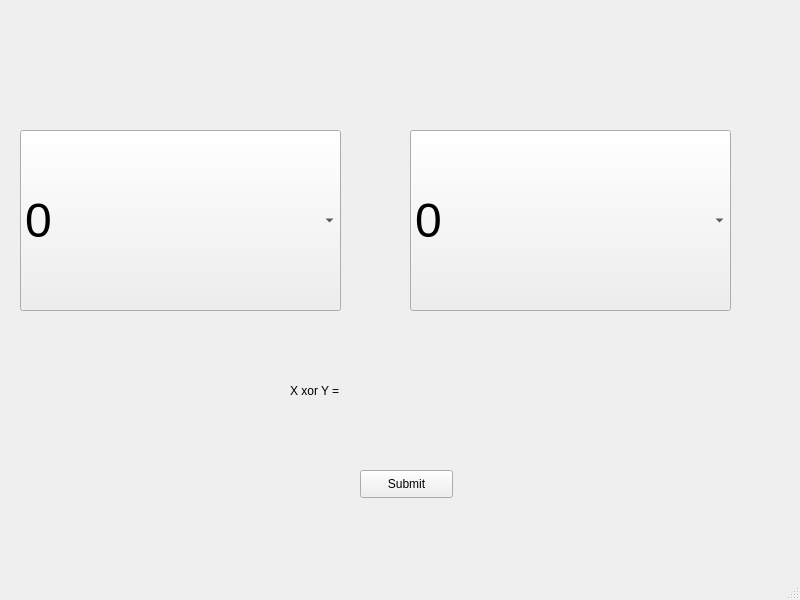
<?xml version="1.0" encoding="UTF-8"?>
<ui version="4.0">
 <class>MainWindow</class>
 <widget class="QMainWindow" name="MainWindow">
  <property name="geometry">
   <rect>
    <x>0</x>
    <y>0</y>
    <width>800</width>
    <height>600</height>
   </rect>
  </property>
  <property name="windowTitle">
   <string>MainWindow</string>
  </property>
  <widget class="QWidget" name="centralwidget">
   <widget class="QComboBox" name="comboX">
    <property name="geometry">
     <rect>
      <x>20</x>
      <y>130</y>
      <width>321</width>
      <height>181</height>
     </rect>
    </property>
    <property name="font">
     <font>
      <pointsize>36</pointsize>
     </font>
    </property>
    <item>
     <property name="text">
      <string>0</string>
     </property>
    </item>
    <item>
     <property name="text">
      <string>1</string>
     </property>
    </item>
   </widget>
   <widget class="QComboBox" name="comboY">
    <property name="geometry">
     <rect>
      <x>410</x>
      <y>130</y>
      <width>321</width>
      <height>181</height>
     </rect>
    </property>
    <property name="font">
     <font>
      <pointsize>36</pointsize>
     </font>
    </property>
    <item>
     <property name="text">
      <string>0</string>
     </property>
    </item>
    <item>
     <property name="text">
      <string>1</string>
     </property>
    </item>
   </widget>
   <widget class="QPushButton" name="submit">
    <property name="geometry">
     <rect>
      <x>360</x>
      <y>470</y>
      <width>93</width>
      <height>28</height>
     </rect>
    </property>
    <property name="text">
     <string>Submit</string>
    </property>
   </widget>
   <widget class="QLabel" name="label">
    <property name="geometry">
     <rect>
      <x>290</x>
      <y>350</y>
      <width>191</width>
      <height>81</height>
     </rect>
    </property>
    <property name="text">
     <string>X xor Y = </string>
    </property>
   </widget>
  </widget>
  <widget class="QMenuBar" name="menubar">
   <property name="geometry">
    <rect>
     <x>0</x>
     <y>0</y>
     <width>800</width>
     <height>26</height>
    </rect>
   </property>
  </widget>
  <widget class="QStatusBar" name="statusbar"/>
 </widget>
 <resources/>
 <connections/>
</ui>
